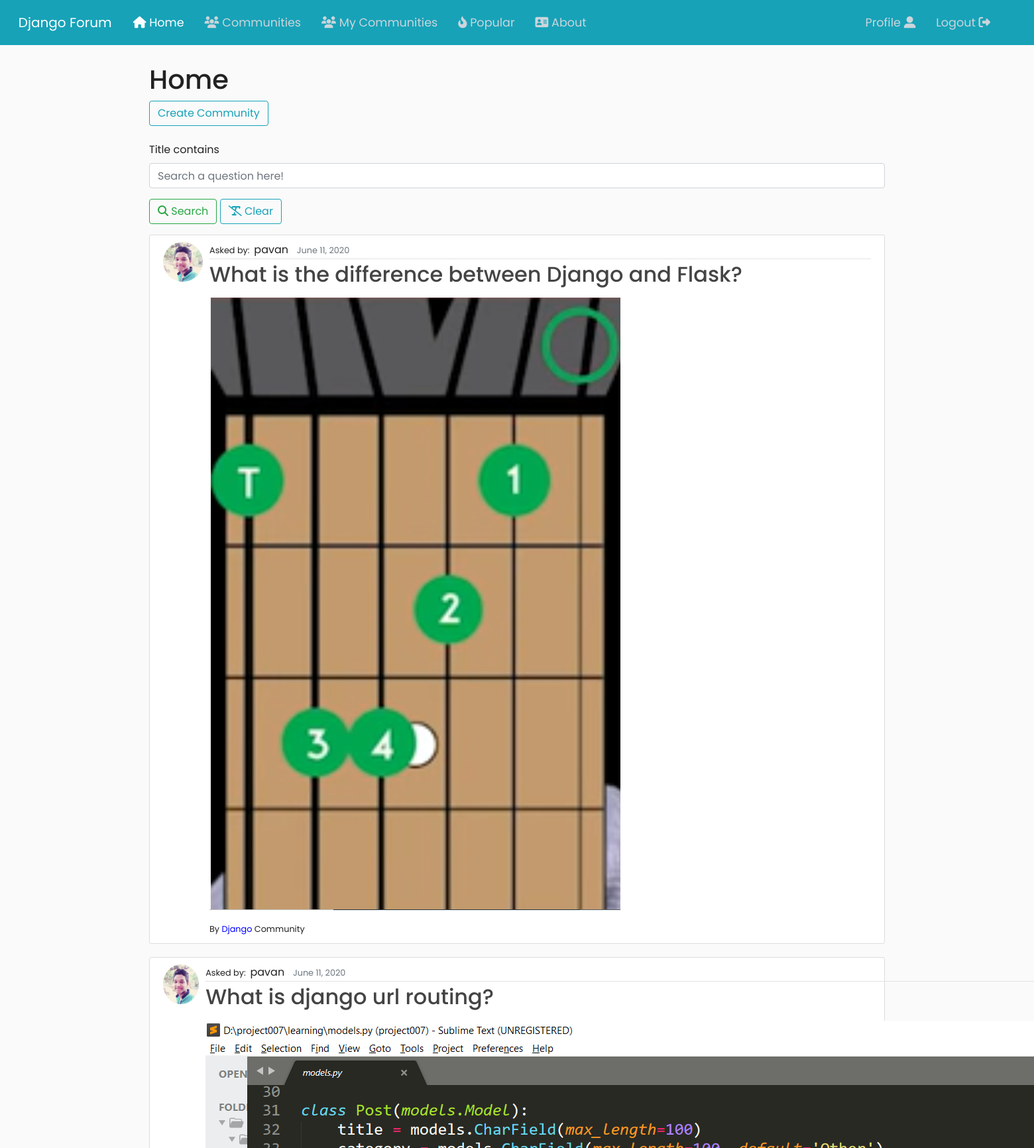
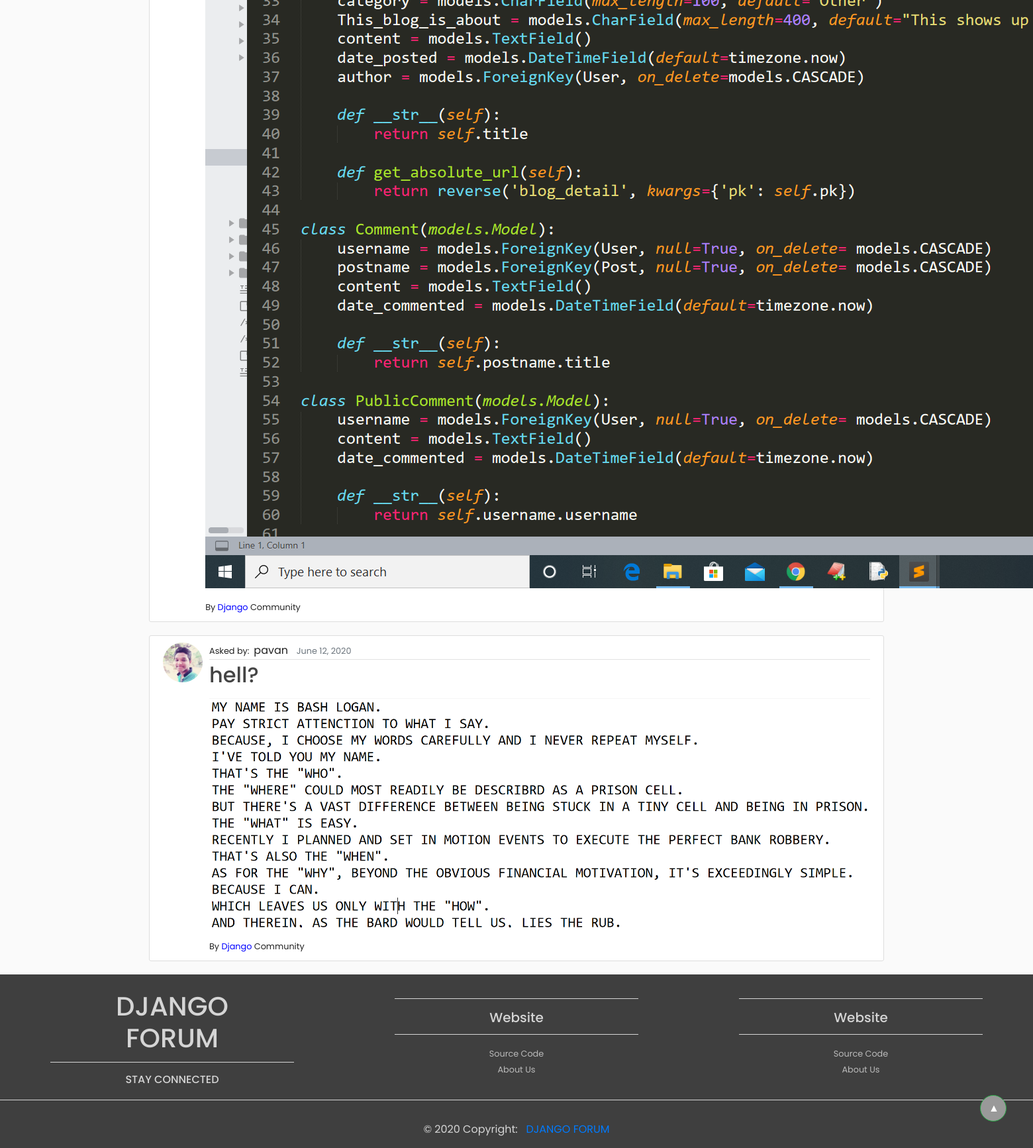
The app's page / (signed in) with its own data (2 pictures, top to bottom).
### forum/models.py (models this page shows, shortened)
class Question(models.Model):
    title = models.CharField(max_length=200, null=True, unique=True)
    desc = RichTextUploadingField(null=True)
    date_asked = models.DateTimeField(default=timezone.now)
    date_updated = models.DateTimeField(auto_now=True)
    username = models.ForeignKey(User, verbose_name="Questioned by", on_delete=models.CASCADE)
    community = models.ForeignKey(Community, on_delete=models.CASCADE)
    is_reported = models.BooleanField(default=False)
    tags = models.ManyToManyField(Tag, blank=True)
    add_new_tag = models.CharField(max_length=200, null=True, blank=True, unique=True)

class Community(models.Model):
    name = models.CharField(max_length = 200, null=True, unique=True)
    desc = models.TextField()
    username = models.ForeignKey(User, verbose_name="Maker of the Community", null=True, on_delete= models.CASCADE)
    date_created = models.DateTimeField(default=timezone.now)
    date_updated = models.DateTimeField(auto_now=True)
    image = models.ImageField(default='default.jpg', upload_to='profile_pics')

### users/models.py (models this page shows, shortened)
class Profile(models.Model):
	user = models.OneToOneField(User, on_delete=models.CASCADE)
	image = models.ImageField(default='default.jpg', upload_to='profile_pics')

### forum/views.py (the view)
# urls.py: 2. Add a URL to urlpatterns:  path('', views.home, name='home')
def home(request):
	if request.user.is_authenticated:
		communities = CommunityJoin.objects.filter(username=request.user)
		questions = CommunityJoin.objects.none()  # To create empty QuerySet
		for community in communities:
			x = Question.objects.filter(community=Community.objects.filter(name=community)[0])
			questions = questions | x
	else:
		questions = Question.objects.all().order_by('-date_asked')
	myFilter = QuestionFilter(request.GET, queryset=questions)
	questions = myFilter.qs
	context = {'title': 'Home', 'questions': questions, 'filter': myFilter}
	return render(request, 'forum/home.html', context)

### forum/models.py (called while the page is built)
	def __str__(self):
		return self.communityname.name

### forum/templates/forum/home.html (shortened to what this page needs)
{% extends 'forum/base.html' %}
{% load crispy_forms_tags %}
{% block content %}
<h1>Home</h1>
{% if user.is_authenticated %}
	<a href="{% url 'community_create' %}" class="btn btn-outline-info mb-4">Create Community</a>
{% endif %}
<form method="GET">
    <fieldset class="form-group">
        {{ filter.form|crispy }}
      	<button class="btn btn-outline-success" type="submit"><i class="fas fa-search"></i> Search</button>
      	<a class="btn btn-outline-info" href="{% url 'home' %}"><i class="fas fa-remove-format"></i> Clear</a>
    </fieldset>
 </form>
{% if questions %}
	{% for question in questions %}
		<article class="media content-section md-5">
			<img class="rounded-circle article-img" src="{{ question.username.profile.image.url }}">
			<div class="media-body">
				<div class="article-metadata">
					<small>Asked by:&nbsp;&nbsp;</small>{{ question.username }}&nbsp;&nbsp;
					<small class="text-muted">{{ question.date_asked|date:"F d, Y" }}</small>
				</div>
				<a href="{% url 'question_detail' question.id %}"><h2 class="article-title">{{ question.title }}</h2></a>
				<p class="article-content"><div class="content-markdown">{{ question.desc|safe }}</div></p>
				<small>By <a style="color: blue;" href="{% url 'community_detail' question.community.id %}">{{ question.community.name }}</a> Community</small>
			</div>
		</article>
	{% endfor %}
{% else %}
	<h5>No questions yet!</h5><br>
{% endif %}
{% endblock content %}

### forum/static/forum/base.css (style rules this page uses)
html, body { background: #fafafa; margin-top: 3rem; font-family: 'Poppins', sans-serif; color: #222; }
small a { color: #bbb; }
.content-section { background: #ffffff; padding: 10px 20px; border: 1px solid #dddddd; border-radius: 3px; margin-bottom: 20px; }
.article-title { color: #444444; }
.article-content { white-space: pre-line; }
.article-img { height: 60px; width: 60px; margin-right: 10px; }
.article-metadata { padding-bottom: 1px; margin-bottom: 4px; border-bottom: 1px solid #e3e3e3 }

### records on screen
Question: username.profile.image (picture), username "pavan", date_asked "June 11, 2020", title "What is the difference between Django and Flask?", desc (picture), community.name "Django"
Question: username.profile.image (picture), username "pavan", date_asked "June 11, 2020", title "What is django url routing?", desc (picture), community.name "Django"
Question: username.profile.image (picture), username "pavan", date_asked "June 12, 2020", title "hell?", desc (picture), community.name "Django"
